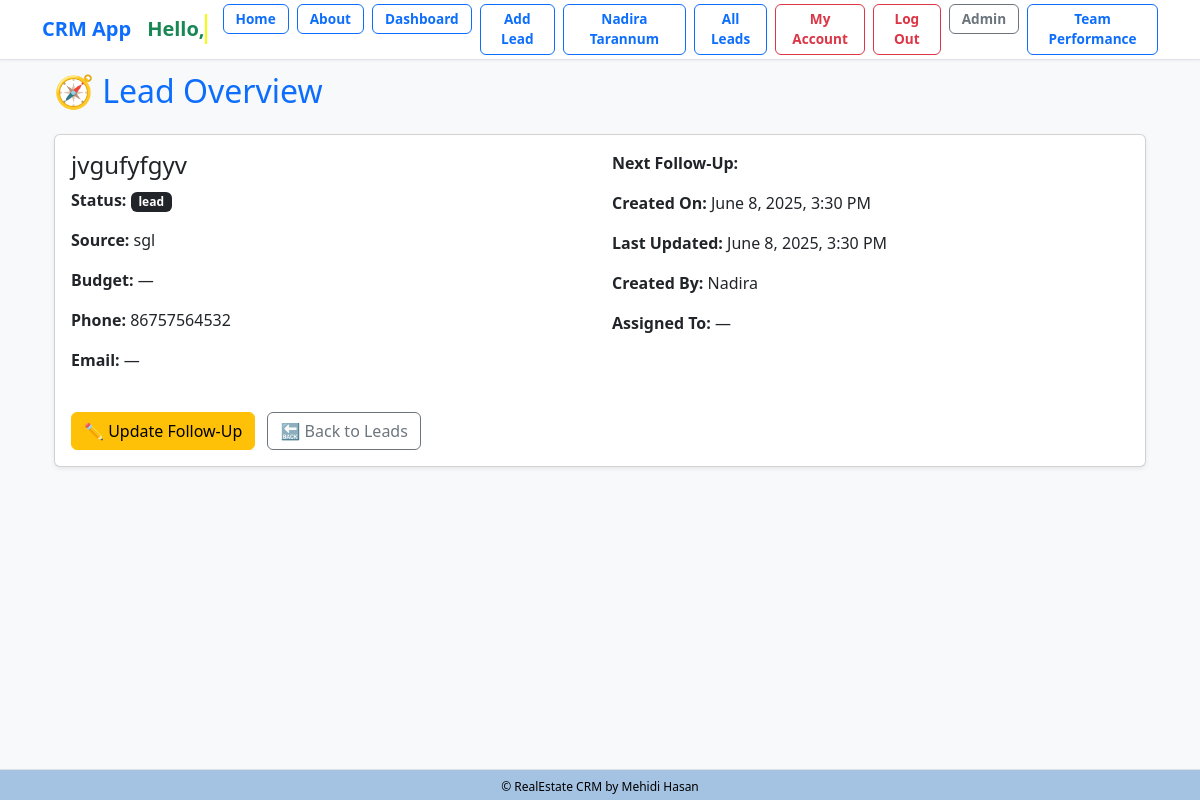
The app's page /lead/97/ (signed in) with its own data.
### lead/models.py (models this page shows, shortened)
class Lead(models.Model):
    LEAD_STAGE_CHOICES = (
        ('lead', 'Lead'),
        ('prospect', 'Prospect'),
        ('high_prospect', 'High Prospect'),
        ('sold_onboard', 'Sold/On-board'),
        ('hold', 'Hold'),
        ('lost', 'Lost'),
        ('junk', 'Junk'),
    )
    PROFESSION_CHOICES = (
        ('doctor', 'Doctor'),
        ('artist', 'Artist'),
        ('engineer', 'Engineer'),
        ('teacher', 'Teacher'),
        ('student', 'Student'),
        ('other', 'Other'),
    )
    PROJECT_CHOICES = (
        ('grand', 'Grand'),
        ('majestic', 'Majestic'),
        ('skyvilla', 'Skyvilla'),
        ('maxus', 'Maxus'),
        ('other', 'Other'),
    )
    PROPERTY_STATUS_CHOICES = (
        ('ready', 'Ready'),
        ('initial', 'Initial'),
        ('going', 'Going'),
    )
    PREFERRED_LOCATION_CHOICES = (
        ('banani', 'Banani'),
        ('gulshan', 'Gulshan'),
        ('badda', 'Badda'),
        ('dhanmondi', 'Dhanmondi'),
        ('other', 'Other'),
    )
    COMPANY_CHOICES = (
        ('rupayanhousing', 'Rupayan Housing'),
        ('rupayancityuttara', 'Rupayan City Uttara'),
        ('other', 'Other'),
    )
    INTERESTED_PROJECT_BUILDING_CHOICES = (
        ('grand-building-12', 'Grand Building 12'),
        ('majestic-building-5', 'Majestic Building 5'),
        ('skyvilla-building-3', 'Skyvilla Building 3'),
        ('maxus-building-8', 'Maxus Building 8'),
        ('other', 'Other'),
    )
    UNIT_SIZE_CHOICES = (
        ('2000-2500', '2000-2500 sqft'),
        ('200-300', '200-300 sqft'),
        ('300-400', '300-400 sqft'),
        ('2500-3000', '2500-3000 sqft'),
        ('3000-3500', '3000-3500 sqft'),
        ('3500-4000', '3500-4000 sqft'),
        ('4000+', '4000+ sqft'),
        ('other', 'Other'),
    )
    PREFERENCE_FLOOR = (
        ('1st', '1st Floor'),
        ('2nd', '2nd Floor'),
        ('3rd', '3rd Floor'),
        ('4th', '4th Floor'),
        ('5th', '5th Floor'),
        ('6th', '6th Floor'),
        ('7th', '7th Floor'),
        ('8th', '8th Floor'),
        ('9th', '9th Floor'),
        ('10th', '10th Floor'),
        ('11th', '11th Floor'),
        ('12th', '12th Floor'),
        ('13th', '13th Floor'),
        ('14th', '14th Floor'),
        ('15th', '15th Floor'),
    )
    FACING_CHOICES = (
        ('east', 'East'),
        ('west', 'West'),
        ('north', 'North'),
        ('south', 'South'),
        ('north-east', 'North-East'),
        ('north-west', 'North-West'),
        ('south-east', 'South-East'),
        ('south-west', 'South-West'),
        ('other', 'Other'),
    )
    VIEW_CHOICES = (
        ('road', 'Road'),
        ('park', 'Park'),
        ('lake', 'Lake'),
        ('city', 'City'),
        ('other', 'Other'),
    )
    BUDGET_CHOICES = (
        ('less-than-50-lakh', 'Less than 50 Lakh'),
        ('less-than-1-crore', 'Less than 1 Crore'),
        ('1-crore-to-2-crore', '1 Crore to 2 Crore'),
        ('2-crore-to-3-crore', '2 Crore to 3 Crore'),
        ('3-crore-to-4-crore', '3 Crore to 4 Crore'),
        ('4-crore-to-5-crore', '4 Crore to 5 Crore'),
        ('more-than-5-crore', 'More than 5 Crore'),
        ('other', 'Other'),
    )
    LEAD_SOURCE_CHOICES = (
        ('sgl', 'SGL'),
        ('walkin', 'Walk-in'),
        ('other', 'Other'),
    )
    SUB_SOURCE_CHOICES = (
        ('ownsource', 'Own Source'),
        ('referral', 'Referral'),
        ('doorto-door', 'Door to Door'),
        ('social-media', 'Social Media'),
        ('online-advertisement', 'Online Advertisement'),
        ('other', 'Other'),
    )
    TEAM_LEADER_CHOICES = (
        ('iktadul', 'Iktadul'),
        ('salman', 'Salman'),
        ('other', 'Other'),
    )
    FOLLOWUP_STATUS_CHOICES = (
        ('call', 'Call'),
        ('email', 'Email'),
        ('int Meeting', 'Int Meeting'),
        ('Ext Meeting', 'Ext Meeting'),
        ('project visit', 'Project Visit'),
        ('sold', 'Sold'),
        ('onboard', 'On-board'),
        ('junk', 'Junk'),
    )
    name = models.CharField("Name", max_length=50)
    team = models.ForeignKey(Team, on_delete=models.CASCADE, null=True, blank=True)
    phone = models.CharField(
    "Phone",
        max_length=11,
        unique=True,
        validators=[
            RegexValidator(
                regex=r'^\d{11}$',
                message='Phone number must contain only numbers.',
                code='invalid_phone'
            )
        ]
    )
    present_address = models.CharField("Present Address", max_length=20, choices=PREFERRED_LOCATION_CHOICES, blank=True, null=True)
    primaryemail = models.EmailField("Primary Email", max_length=254, blank=True, null=True)
    secondaryemail = models.EmailField("Secondary Email", blank=True, null=True)
    profession = models.CharField("Profession", max_length=20, choices=PROFESSION_CHOICES, blank=True, null=True)
    resident = models.CharField("Resident", max_length=100, blank=True, null=True)
    notes = models.TextField("Notes", blank=True, null=True)
    projecttype = models.CharField("Project Type", max_length=20, choices=PROJECT_CHOICES, blank=True, null=True)
    projectstatus = models.CharField("Project Status", max_length=20, choices=PROPERTY_STATUS_CHOICES, default='ready', blank=True, null=True)
    preferred_location = models.CharField("Preferred Location", max_length=20, choices=PREFERRED_LOCATION_CHOICES, blank=True, null=True)
    company = models.CharField("Company", max_length=20, choices=COMPANY_CHOICES, default="rupayancityuttara", null=True)
    interested_project_building = models.CharField("Interested Project Building", max_length=30, choices=INTERESTED_PROJECT_BUILDING_CHOICES, blank=True, null=True)
    unit_size = models.CharField("Unit Size", max_length=20, choices=UNIT_SIZE_CHOICES, blank=True, null=True)
    preference_floor = models.CharField("Preference Floor", max_length=20, choices=PREFERENCE_FLOOR, blank=True, null=True)
    facing = models.CharField("Facing", max_length=20, choices=FACING_CHOICES, blank=True, null=True)
    view = models.CharField("View", max_length=20, choices=VIEW_CHOICES, blank=True, null=True)
    budget = models.CharField("Budget", max_length=20, choices=BUDGET_CHOICES, blank=True, null=True)
    leadsource = models.CharField("Lead Source", max_length=20, choices=LEAD_SOURCE_CHOICES, default='sgl', blank=True, null=True)
    subsource = models.CharField("Sub Source", max_length=20, choices=SUB_SOURCE_CHOICES, default='ownsource',blank=True, null=True)
    teamleader = models.CharField("Team Leader", max_length=20, choices=TEAM_LEADER_CHOICES, default='iktadul',blank=True, null=True)
    description = models.TextField("Description", blank=True, null=True)
    converted_to_client = models.BooleanField("Converted to Client", default=False)
    created_at = models.DateTimeField("Created At", auto_now_add=True)
    modified_at = models.DateTimeField("Modified At", auto_now=True)
    followup_by = models.CharField("Follow Up By", max_length=50, choices=FOLLOWUP_STATUS_CHOICES, blank=True, null=True)
    lead_status = models.CharField("Lead Status", max_length=20, choices=LEAD_STAGE_CHOICES, default="lead", null=True)
    next_followup_by = models.CharField(max_length=20, choices=FOLLOWUP_STATUS_CHOICES, blank=True, null=True)
    next_followup_date = models.DateField("Next Follow Up Date", blank=True, null=True)
    modified_at = models.DateTimeField(auto_now=True)
    created_by = models.ForeignKey(User, related_name='leads', on_delete=models.CASCADE)
    transfer_to = models.ForeignKey(User, related_name='transferred_leads', on_delete=models.SET_NULL, null=True, blank=True)
    unique_id = models.CharField(max_length=255, unique=True, blank=True, null=True)

### dashboard/views.py (the view, shortened to what this page needs)
# urls.py: path('lead/<int:pk>/', views.lead_details, name='lead_details'),
@login_required
def lead_details(request, pk):
    if request.user.is_superuser:
        lead = get_object_or_404(Lead, pk=pk)
    followup_summary = Lead.objects.filter(
        next_followup_date__isnull=False
    ).values('next_followup_date').annotate(
        lead_count=Count('id')
    ).order_by('next_followup_date')
    if request.method == 'POST':
        form = AddLeadForm(request.POST, instance=lead)
        if form.is_valid():
            form.save()
            messages.success(request, 'Lead updated successfully.')
            return redirect('lead:leads_list')
    else:
        form = AddLeadForm(instance=lead)
    context = {
        'lead': lead,
        'form': form,
        'followup_summary': followup_summary,
    }
    return render(request, 'dashboard/leads_details.html', context)

### dashboard/templates/dashboard/leads_details.html (shortened to what this page needs)
{% extends "crm/base.html" %}
{% block content %}
<div class="container mt-4">
  <h2 class="text-primary mb-4">🧭 Lead Overview</h2>
  <div class="card shadow-sm mb-4">
    <div class="card-body">
      <div class="row g-4">
        <div class="col-md-6">
          <h4 class="card-title mb-2 text-dark">{{ lead.name }}</h4>
          <p><strong>Status:</strong>
            <span class="badge
              {% if lead.lead_status == 'Prospect' %}
                bg-secondary
              {% elif lead.lead_status == 'High Prospect' %}
                bg-primary
              {% elif lead.lead_status == 'Sold/On-board' %}
                bg-success
              {% else %}
                bg-dark
              {% endif %}">
              {{ lead.lead_status }}
            </span>
          </p>
          <p><strong>Source:</strong> {{ lead.leadsource|default:"—" }}</p>
          <p><strong>Budget:</strong> {{ lead.budget|default:"—" }}</p>
          <p><strong>Phone:</strong> {{ lead.phone|default:"—" }}</p>
          <p><strong>Email:</strong> {{ lead.email|default:"—" }}</p>
        </div>
        <div class="col-md-6">
          <p><strong>Next Follow-Up:</strong> {{ lead.next_followup_date|date:"F j, Y" }}</p>
          <p><strong>Created On:</strong> {{ lead.created_at|date:"F j, Y, g:i A" }}</p>
          <p><strong>Last Updated:</strong> {{ lead.modified_at|date:"F j, Y, g:i A" }}</p>
          <p><strong>Created By:</strong> {{ lead.created_by }}</p>
          <p><strong>Assigned To:</strong> {{ lead.assigned_to|default:"—" }}</p>
        </div>
      </div>
      <div class="mt-4">
        <a href="{% url 'lead:lead_change_history' lead.id %}" class="btn btn-warning">
          ✏️ Update Follow-Up
        </a>
        <a href="{% url 'lead:leads_list' %}" class="btn btn-outline-secondary ms-2">🔙 Back to Leads</a>
      </div>
    </div>
  </div>
</div>
{% endblock %}

### static/css/styles.css (style rules this page uses)
body { font-family: "Segoe UI", Roboto, sans-serif; background-color: #f8f9fa; }

### crm/templates/crm/base.html (style rules this page uses)
body { padding-bottom: 40px; }

### records on screen
Lead: name "jvgufyfgyv", lead_status "lead", leadsource "sgl", budget "—", phone "86757564532", created_at "June 8, 2025, 3:30 PM", modified_at "June 8, 2025, 3:30 PM", created_by "Nadira"

### other values on screen
{{ lead.email|default:"—" }} "—"
{{ lead.assigned_to|default:"—" }} "—"
